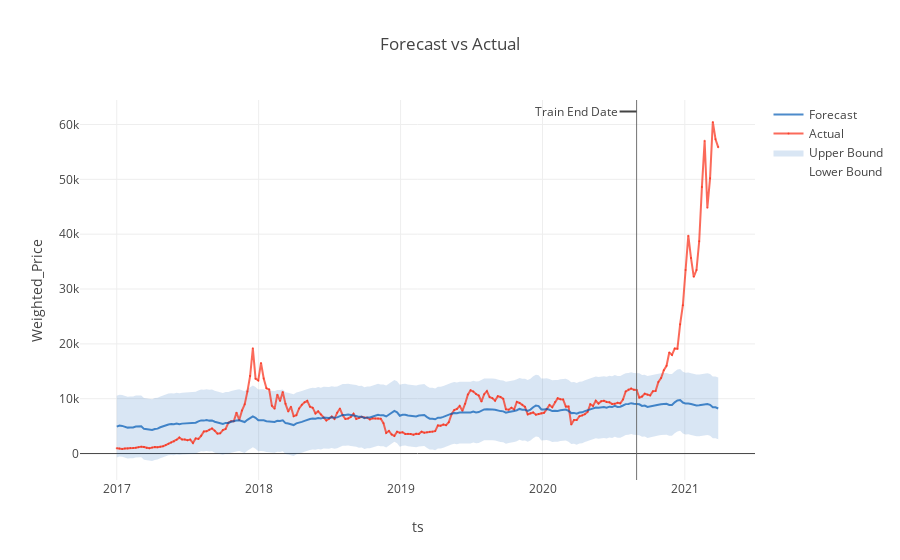

Notebook code cell kept with this figure:
### Markdown cell above
<h1 style="background-color:#FF85A3;font-size:20px;color:#00033E;font-weight : bold">Backtest :</h1>

### Code cell
backtest = result.backtest
fig = backtest.plot().show()

### Figure 1 — Plotly figure (JSON) as saved in the notebook; plotly's stock layout.template omitted (floating-point values rounded to 4 significant figures; data arrays with more than 128 entries replaced by an {"elided": "..."} marker saying what was removed)
{"data": [{"legendgroup": "interval", "line": {"color": "rgba(0, 90, 181, 0.5)", "width": 0.0}, "mode": "lines", "name": "Lower Bound", "type": "scatter", "uid": "41705c46-01b1-4b7a-a097-3eed0f47cd02", "x": {"elided": "222 str values"}, "y": {"elided": "222 float values"}}, {"fill": "tonexty", "fillcolor": "rgba(0, 90, 181, 0.15)", "legendgroup": "interval", "line": {"color": "rgba(0, 90, 181, 0.5)", "width": 0.0}, "mode": "lines", "name": "Upper Bound", "type": "scatter", "uid": "fb058b85-4905-42c1-aee2-c6e0c8e70fce", "x": {"elided": "222 str values"}, "y": {"elided": "222 float values"}}, {"line": {"color": "rgba(250, 43, 20, 0.7)"}, "marker": {"color": "rgba(250, 43, 20, 0.7)", "size": 2.0}, "mode": "lines+markers", "name": "Actual", "opacity": 1.0, "type": "scatter", "uid": "017dd658-78f3-4924-8701-b513342b5838", "x": {"elided": "222 str values"}, "y": {"elided": "222 float values"}}, {"line": {"color": "rgba(0, 90, 181, 0.7)", "dash": "solid"}, "name": "Forecast", "type": "scatter", "uid": "e33d1347-0d58-42cc-bfe7-7ec62211c753", "x": {"elided": "222 str values"}, "y": {"elided": "222 float values"}}], "layout": {"annotations": [{"arrowhead": 0, "ax": -60, "ay": 0, "showarrow": true, "text": "Train End Date", "x": "2020-08-30", "xref": "x", "y": 0.97, "yref": "paper"}], "legend": {"traceorder": "reversed"}, "shapes": [{"line": {"color": "rgba(100, 100, 100, 0.9)", "width": 1.0}, "type": "line", "x0": "2020-08-30", "x1": "2020-08-30", "xref": "x", "y0": 0, "y1": 1, "yref": "paper"}], "showlegend": true, "title": {"text": "Forecast vs Actual"}, "xaxis": {"title": {"text": "ts"}}, "yaxis": {"title": {"text": "Weighted_Price"}}}}
